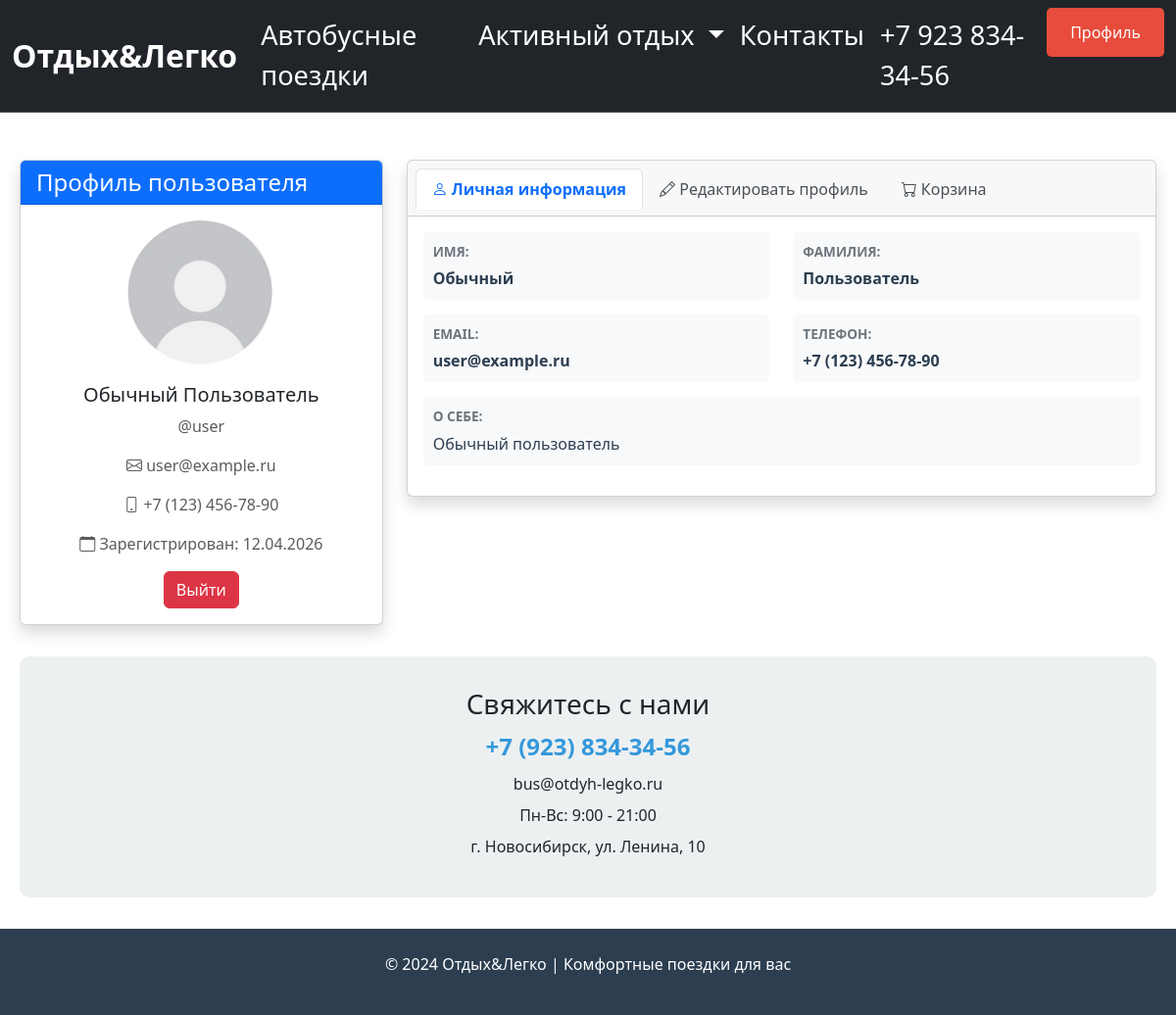
The page /profile (signed in) on the database as committed earlier.
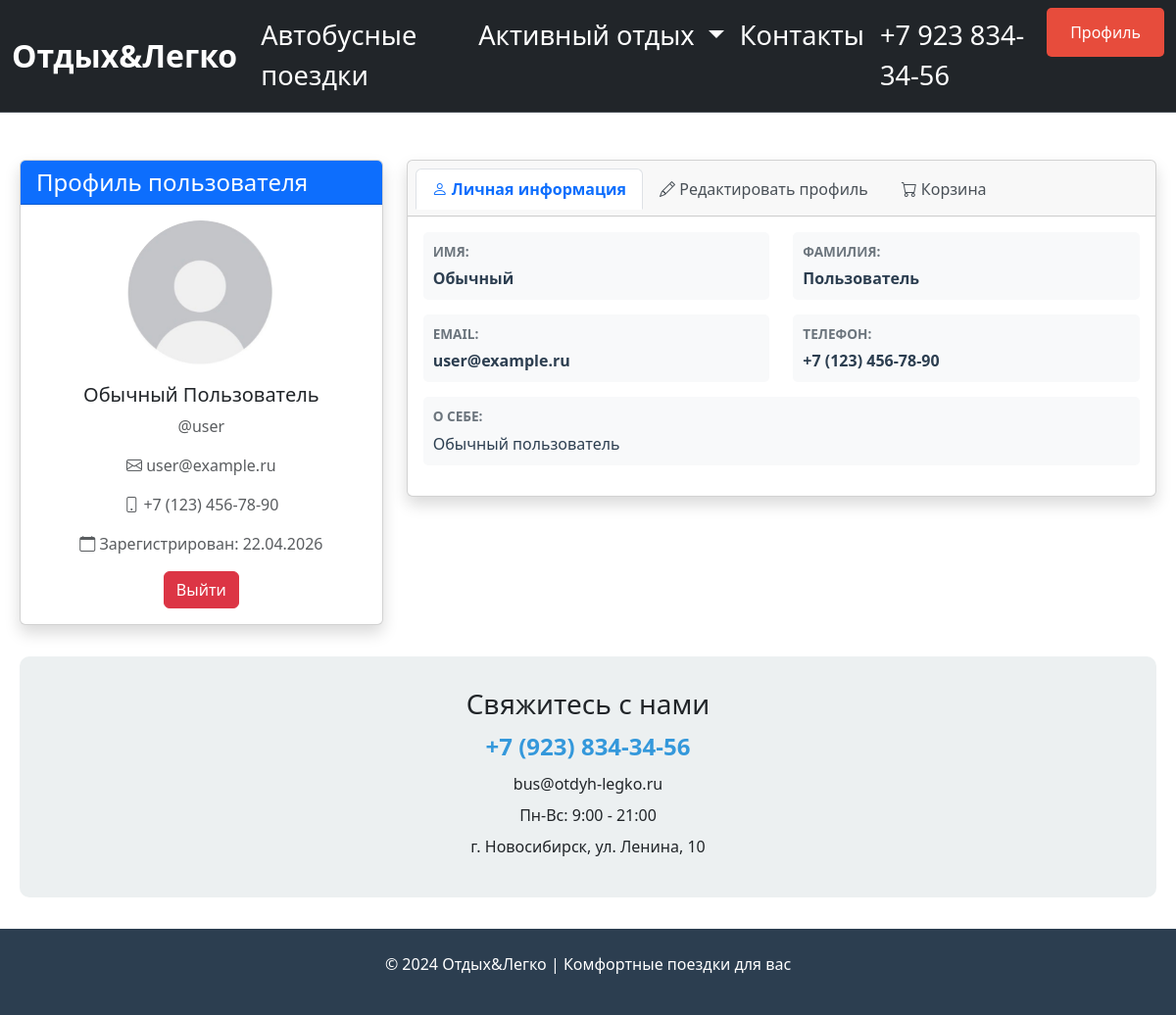
The same page on the database as committed later.
### data/users.py (models this page shows, shortened)
class Users(SqlAlchemyBase, UserMixin, SerializerMixin):
    __tablename__ = 'users'
    id = sqlalchemy.Column(sqlalchemy.Integer, primary_key=True, autoincrement=True)
    login = sqlalchemy.Column(sqlalchemy.String, nullable=True, unique=True)
    name = sqlalchemy.Column(sqlalchemy.String, nullable=True)
    surname = sqlalchemy.Column(sqlalchemy.String, nullable=True)
    number = sqlalchemy.Column(sqlalchemy.String, nullable=True)
    about = sqlalchemy.Column(sqlalchemy.String, nullable=True)
    email = sqlalchemy.Column(sqlalchemy.String, nullable=True, unique=True)
    hashed_password = sqlalchemy.Column(sqlalchemy.String, nullable=True)
    created_date = sqlalchemy.Column(sqlalchemy.DateTime, default=datetime.datetime.now)
    user_type_id = sqlalchemy.Column(sqlalchemy.Integer, sqlalchemy.ForeignKey("users_types.id"))
    cart_items = orm.relationship('CartItem', back_populates='user', cascade='all, delete-orphan')
    user_type_rel = orm.relationship('UsersTypes', back_populates='users')

### main.py (the view, shortened to what this page needs)
@app.route('/profile', methods=['GET', 'POST'])
@login_required
def profile():
    form = UsersForm()
    db_sess = db_session.create_session()
    form.name.data = current_user.name
    form.surname.data = current_user.surname
    form.email.data = current_user.email
    form.number.data = current_user.number
    form.about.data = current_user.about
    cart_items = db_sess.query(CartItem).filter(CartItem.user_id == current_user.id).all()
    tours_in_cart = []
    for item in cart_items:
        tour = db_sess.query(Tours).filter(Tours.id == item.tour_id).first()
        if tour:
            tours_in_cart.append(tour)
    return render_template('profile.html',
                           title='Профиль пользователя',
                           form=form,
                           user=current_user,
                           tours_in_cart=tours_in_cart)

### data/db_session.py (called while the page is built)
def create_session() -> Session:
    global __factory
    return __factory()

### main.py (called while the page is built)
@login_manager.user_loader
def load_user(user_id):
    db_sess = db_session.create_session()
    return db_sess.query(Users).get(user_id)

### templates/profile.html (shortened to what the changed rows need)
{% extends "base.html" %}
{% block content %}
<div class="container mt-5">
    <div class="row">
        <div class="col-md-4">
            <div class="card shadow">
                <div class="card-body text-center">
                    <div class="mb-3">
                        <img src="{{ url_for('static', filename='img/аватар.jpg') }}"
                             alt="Avatar"
                             class="rounded-circle"
                             style="width: 150px; height: 150px; object-fit: cover;">
                    </div>
                    <h5>{{ current_user.name }} {{ current_user.surname }}</h5>
                    <p class="text-muted">@{{ current_user.login }}</p>
                    <p class="text-muted">
                        <i class="bi bi-envelope"></i> {{ current_user.email }}
                    </p>
                    <p class="text-muted">
                        <i class="bi bi-phone"></i> {{ current_user.number or 'Не указан' }}
                    </p>
                    <p class="text-muted">
                        <i class="bi bi-calendar"></i> Зарегистрирован: {{ current_user.created_date.strftime('%d.%m.%Y') }}
                    </p>
                    <a href="/logout" class="btn btn-danger">Выйти</a>
                </div>
            </div>
        </div>
        <div class="col-md-8">
            <div class="card shadow">
                <div class="card-body">
                    <div class="tab-content">
                        <div class="tab-pane fade show active" id="info" role="tabpanel">
                            <div class="row">
                                <div class="col-md-6">
                                    <div class="info-box">
                                        <p><strong>{{ current_user.name or 'Не указано' }}</strong></p>
                                    </div>
                                </div>
                                <div class="col-md-6">
                                    <div class="info-box">
                                        <p><strong>{{ current_user.surname or 'Не указано' }}</strong></p>
                                    </div>
                                </div>
                                <div class="col-md-6">
                                    <div class="info-box">
                                        <p><strong>{{ current_user.email or 'Не указан' }}</strong></p>
                                    </div>
                                </div>
                                <div class="col-md-6">
                                    <div class="info-box">
                                        <p><strong>{{ current_user.number or 'Не указан' }}</strong></p>
                                    </div>
                                </div>
                                <div class="col-md-12">
                                    <div class="info-box">
                                        <label>О себе:</label>
                                        <p>{{ current_user.about or 'Пользователь ничего не рассказал о себе' }}</p>
                                    </div>
                                </div>
                            </div>
                        </div>
                    </div>
                </div>
            </div>
        </div>
    </div>
</div>
{% endblock %}

Rows that differ between the two databases and show on the page:
changed Users "Обычный": created_date "12.04.2026" → "22.04.2026"
